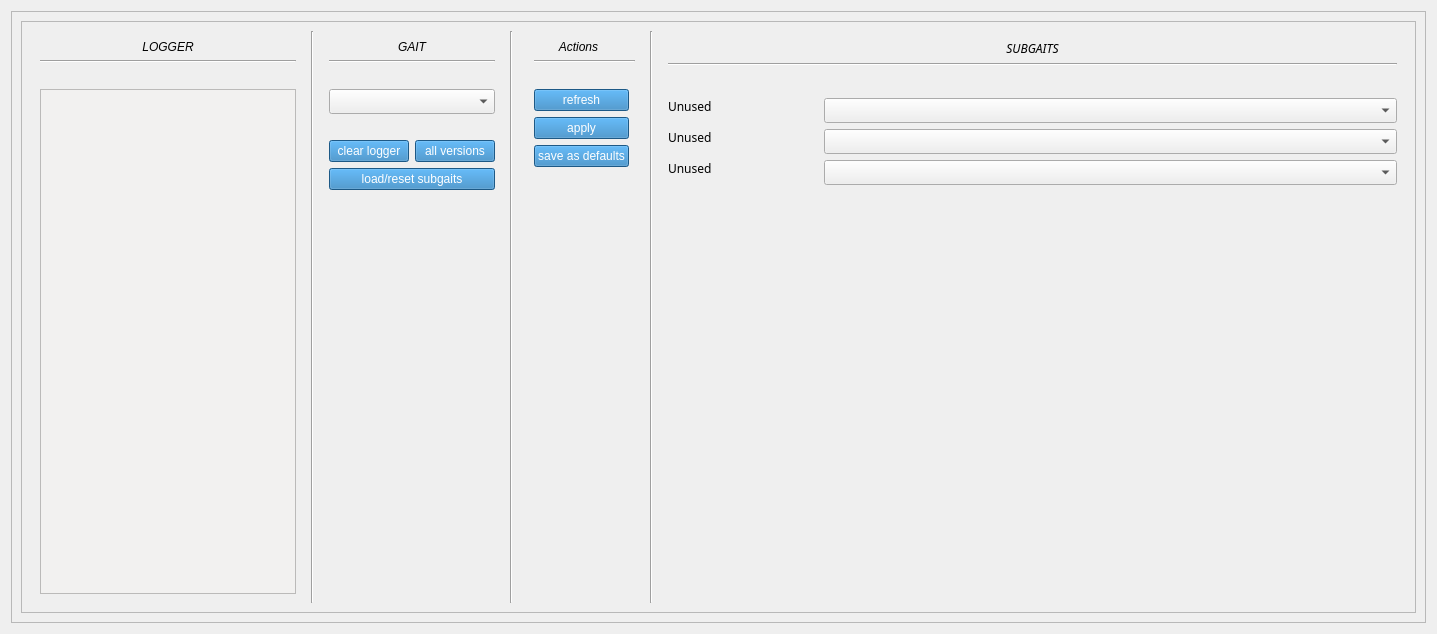
<?xml version="1.0" encoding="UTF-8"?>
<ui version="4.0">
 <class>GaitSelection</class>
 <widget class="QWidget" name="GaitSelection">
  <property name="geometry">
   <rect>
    <x>0</x>
    <y>0</y>
    <width>1437</width>
    <height>634</height>
   </rect>
  </property>
  <property name="maximumSize">
   <size>
    <width>16777215</width>
    <height>16777215</height>
   </size>
  </property>
  <property name="windowTitle">
   <string>March Gait Selection</string>
  </property>
  <property name="styleSheet">
   <string notr="true">QGroupBox {
    border: 1px solid gray;
    margin-top: 0.5em;
}

QGroupBox::title {
    subcontrol-origin: margin;
    left: 10px;
    padding: 0 3px 0 3px;
}</string>
  </property>
  <layout class="QVBoxLayout" name="verticalLayout_2">
   <item>
    <widget class="QFrame" name="Gaits">
     <property name="sizePolicy">
      <sizepolicy hsizetype="Expanding" vsizetype="Expanding">
       <horstretch>0</horstretch>
       <verstretch>0</verstretch>
      </sizepolicy>
     </property>
     <property name="layoutDirection">
      <enum>Qt::LeftToRight</enum>
     </property>
     <property name="autoFillBackground">
      <bool>false</bool>
     </property>
     <property name="frameShape">
      <enum>QFrame::StyledPanel</enum>
     </property>
     <property name="frameShadow">
      <enum>QFrame::Raised</enum>
     </property>
     <layout class="QVBoxLayout" name="HLayout_2" stretch="0">
      <item>
       <widget class="QScrollArea" name="GaitSelectionInterface">
        <property name="enabled">
         <bool>true</bool>
        </property>
        <property name="sizePolicy">
         <sizepolicy hsizetype="Expanding" vsizetype="Expanding">
          <horstretch>0</horstretch>
          <verstretch>0</verstretch>
         </sizepolicy>
        </property>
        <property name="minimumSize">
         <size>
          <width>0</width>
          <height>0</height>
         </size>
        </property>
        <property name="layoutDirection">
         <enum>Qt::LeftToRight</enum>
        </property>
        <property name="autoFillBackground">
         <bool>false</bool>
        </property>
        <property name="widgetResizable">
         <bool>true</bool>
        </property>
        <property name="alignment">
         <set>Qt::AlignCenter</set>
        </property>
        <widget class="QWidget" name="Content">
         <property name="geometry">
          <rect>
           <x>0</x>
           <y>0</y>
           <width>1397</width>
           <height>594</height>
          </rect>
         </property>
         <property name="sizePolicy">
          <sizepolicy hsizetype="Expanding" vsizetype="Expanding">
           <horstretch>0</horstretch>
           <verstretch>0</verstretch>
          </sizepolicy>
         </property>
         <property name="autoFillBackground">
          <bool>true</bool>
         </property>
         <layout class="QGridLayout" name="gridLayout_3">
          <item row="0" column="0">
           <widget class="QFrame" name="LoggerFrame">
            <property name="sizePolicy">
             <sizepolicy hsizetype="Fixed" vsizetype="Preferred">
              <horstretch>0</horstretch>
              <verstretch>0</verstretch>
             </sizepolicy>
            </property>
            <layout class="QVBoxLayout" name="verticalLayout">
             <item>
              <widget class="QLabel" name="LabelLogger">
               <property name="sizePolicy">
                <sizepolicy hsizetype="Expanding" vsizetype="Fixed">
                 <horstretch>0</horstretch>
                 <verstretch>0</verstretch>
                </sizepolicy>
               </property>
               <property name="font">
                <font>
                 <italic>true</italic>
                </font>
               </property>
               <property name="text">
                <string>LOGGER</string>
               </property>
               <property name="alignment">
                <set>Qt::AlignCenter</set>
               </property>
              </widget>
             </item>
             <item>
              <widget class="Line" name="line_4">
               <property name="orientation">
                <enum>Qt::Horizontal</enum>
               </property>
              </widget>
             </item>
             <item>
              <spacer name="horizontalSpacer_2">
               <property name="orientation">
                <enum>Qt::Horizontal</enum>
               </property>
               <property name="sizeHint" stdset="0">
                <size>
                 <width>40</width>
                 <height>20</height>
                </size>
               </property>
              </spacer>
             </item>
             <item>
              <widget class="QPlainTextEdit" name="Log">
               <property name="enabled">
                <bool>false</bool>
               </property>
               <property name="sizePolicy">
                <sizepolicy hsizetype="Fixed" vsizetype="Expanding">
                 <horstretch>0</horstretch>
                 <verstretch>0</verstretch>
                </sizepolicy>
               </property>
               <property name="autoFillBackground">
                <bool>false</bool>
               </property>
               <property name="styleSheet">
                <string notr="true">#Log {
background-color: #F2F1F0
}</string>
               </property>
               <property name="plainText">
                <string/>
               </property>
              </widget>
             </item>
            </layout>
           </widget>
          </item>
          <item row="0" column="4">
           <widget class="QFrame" name="buttonFrame">
            <property name="sizePolicy">
             <sizepolicy hsizetype="Maximum" vsizetype="Preferred">
              <horstretch>0</horstretch>
              <verstretch>0</verstretch>
             </sizepolicy>
            </property>
            <property name="styleSheet">
             <string notr="true">QPushButton{background:  #287cbc}
QPushButton{color:  #FFFFFF}</string>
            </property>
            <layout class="QGridLayout" name="GaitFrame">
             <item row="4" column="1" colspan="2">
              <widget class="QPushButton" name="Apply">
               <property name="sizePolicy">
                <sizepolicy hsizetype="Expanding" vsizetype="Minimum">
                 <horstretch>0</horstretch>
                 <verstretch>0</verstretch>
                </sizepolicy>
               </property>
               <property name="text">
                <string>apply</string>
               </property>
              </widget>
             </item>
             <item row="3" column="1" colspan="2">
              <widget class="QPushButton" name="Refresh">
               <property name="sizePolicy">
                <sizepolicy hsizetype="Expanding" vsizetype="Minimum">
                 <horstretch>0</horstretch>
                 <verstretch>0</verstretch>
                </sizepolicy>
               </property>
               <property name="text">
                <string>refresh</string>
               </property>
              </widget>
             </item>
             <item row="0" column="0" colspan="3">
              <widget class="QLabel" name="Actionlabel">
               <property name="sizePolicy">
                <sizepolicy hsizetype="Minimum" vsizetype="Minimum">
                 <horstretch>0</horstretch>
                 <verstretch>0</verstretch>
                </sizepolicy>
               </property>
               <property name="font">
                <font>
                 <italic>true</italic>
                </font>
               </property>
               <property name="text">
                <string>Actions</string>
               </property>
               <property name="alignment">
                <set>Qt::AlignCenter</set>
               </property>
              </widget>
             </item>
             <item row="5" column="1" colspan="2">
              <widget class="QPushButton" name="SaveDefault">
               <property name="sizePolicy">
                <sizepolicy hsizetype="Expanding" vsizetype="Minimum">
                 <horstretch>0</horstretch>
                 <verstretch>0</verstretch>
                </sizepolicy>
               </property>
               <property name="text">
                <string>save as defaults</string>
               </property>
              </widget>
             </item>
             <item row="6" column="1" colspan="2">
              <spacer name="verticalSpacer_2">
               <property name="orientation">
                <enum>Qt::Vertical</enum>
               </property>
               <property name="sizeHint" stdset="0">
                <size>
                 <width>20</width>
                 <height>40</height>
                </size>
               </property>
              </spacer>
             </item>
             <item row="1" column="1" colspan="3">
              <widget class="Line" name="line_6">
               <property name="orientation">
                <enum>Qt::Horizontal</enum>
               </property>
              </widget>
             </item>
             <item row="2" column="1" colspan="3">
              <spacer name="horizontalSpacer">
               <property name="orientation">
                <enum>Qt::Horizontal</enum>
               </property>
               <property name="sizeHint" stdset="0">
                <size>
                 <width>40</width>
                 <height>20</height>
                </size>
               </property>
              </spacer>
             </item>
            </layout>
           </widget>
          </item>
          <item row="0" column="6">
           <widget class="QFrame" name="SubgaitsFrame">
            <property name="font">
             <font>
              <family>Ubuntu Condensed</family>
             </font>
            </property>
            <layout class="QFormLayout" name="Subgaits">
             <item row="0" column="0" colspan="2">
              <widget class="QLabel" name="LabelSubgait">
               <property name="font">
                <font>
                 <italic>true</italic>
                </font>
               </property>
               <property name="text">
                <string>SUBGAITS</string>
               </property>
               <property name="alignment">
                <set>Qt::AlignCenter</set>
               </property>
              </widget>
             </item>
             <item row="1" column="0" colspan="2">
              <widget class="Line" name="line_7">
               <property name="orientation">
                <enum>Qt::Horizontal</enum>
               </property>
              </widget>
             </item>
             <item row="2" column="0" colspan="2">
              <spacer name="horizontalSpacer_6">
               <property name="orientation">
                <enum>Qt::Horizontal</enum>
               </property>
               <property name="sizeHint" stdset="0">
                <size>
                 <width>40</width>
                 <height>20</height>
                </size>
               </property>
              </spacer>
             </item>
             <item row="3" column="0">
              <widget class="QLabel" name="SubgaitLabel_0">
               <property name="sizePolicy">
                <sizepolicy hsizetype="Preferred" vsizetype="Fixed">
                 <horstretch>0</horstretch>
                 <verstretch>0</verstretch>
                </sizepolicy>
               </property>
               <property name="minimumSize">
                <size>
                 <width>150</width>
                 <height>0</height>
                </size>
               </property>
               <property name="font">
                <font>
                 <family>Ubuntu Light</family>
                </font>
               </property>
               <property name="frameShape">
                <enum>QFrame::NoFrame</enum>
               </property>
               <property name="frameShadow">
                <enum>QFrame::Plain</enum>
               </property>
               <property name="text">
                <string>Unused</string>
               </property>
               <property name="alignment">
                <set>Qt::AlignLeading|Qt::AlignLeft|Qt::AlignTop</set>
               </property>
              </widget>
             </item>
             <item row="3" column="1">
              <widget class="QComboBox" name="SubgaitMenu_0">
               <property name="font">
                <font>
                 <family>Ubuntu Condensed</family>
                </font>
               </property>
               <property name="focusPolicy">
                <enum>Qt::StrongFocus</enum>
               </property>
               <property name="editable">
                <bool>false</bool>
               </property>
              </widget>
             </item>
             <item row="4" column="0">
              <widget class="QLabel" name="SubgaitLabel_1">
               <property name="sizePolicy">
                <sizepolicy hsizetype="Preferred" vsizetype="Fixed">
                 <horstretch>0</horstretch>
                 <verstretch>0</verstretch>
                </sizepolicy>
               </property>
               <property name="minimumSize">
                <size>
                 <width>150</width>
                 <height>0</height>
                </size>
               </property>
               <property name="font">
                <font>
                 <family>Ubuntu Light</family>
                </font>
               </property>
               <property name="frameShape">
                <enum>QFrame::NoFrame</enum>
               </property>
               <property name="frameShadow">
                <enum>QFrame::Plain</enum>
               </property>
               <property name="text">
                <string>Unused</string>
               </property>
               <property name="alignment">
                <set>Qt::AlignLeading|Qt::AlignLeft|Qt::AlignTop</set>
               </property>
              </widget>
             </item>
             <item row="4" column="1">
              <widget class="QComboBox" name="SubgaitMenu_1">
               <property name="font">
                <font>
                 <family>Ubuntu Condensed</family>
                </font>
               </property>
               <property name="focusPolicy">
                <enum>Qt::ClickFocus</enum>
               </property>
              </widget>
             </item>
             <item row="5" column="0">
              <widget class="QLabel" name="SubgaitLabel_2">
               <property name="sizePolicy">
                <sizepolicy hsizetype="Preferred" vsizetype="Fixed">
                 <horstretch>0</horstretch>
                 <verstretch>0</verstretch>
                </sizepolicy>
               </property>
               <property name="minimumSize">
                <size>
                 <width>150</width>
                 <height>0</height>
                </size>
               </property>
               <property name="font">
                <font>
                 <family>Ubuntu Light</family>
                </font>
               </property>
               <property name="frameShape">
                <enum>QFrame::NoFrame</enum>
               </property>
               <property name="frameShadow">
                <enum>QFrame::Plain</enum>
               </property>
               <property name="text">
                <string>Unused</string>
               </property>
               <property name="alignment">
                <set>Qt::AlignLeading|Qt::AlignLeft|Qt::AlignTop</set>
               </property>
              </widget>
             </item>
             <item row="5" column="1">
              <widget class="QComboBox" name="SubgaitMenu_2">
               <property name="font">
                <font>
                 <family>Ubuntu Condensed</family>
                </font>
               </property>
               <property name="focusPolicy">
                <enum>Qt::TabFocus</enum>
               </property>
              </widget>
             </item>
            </layout>
           </widget>
          </item>
          <item row="0" column="5">
           <widget class="Line" name="line_3">
            <property name="orientation">
             <enum>Qt::Vertical</enum>
            </property>
           </widget>
          </item>
          <item row="0" column="1">
           <widget class="Line" name="line">
            <property name="orientation">
             <enum>Qt::Vertical</enum>
            </property>
           </widget>
          </item>
          <item row="0" column="3">
           <widget class="Line" name="line_2">
            <property name="orientation">
             <enum>Qt::Vertical</enum>
            </property>
           </widget>
          </item>
          <item row="0" column="2">
           <widget class="QFrame" name="Gait">
            <property name="sizePolicy">
             <sizepolicy hsizetype="Fixed" vsizetype="Minimum">
              <horstretch>1</horstretch>
              <verstretch>0</verstretch>
             </sizepolicy>
            </property>
            <property name="styleSheet">
             <string notr="true">QPushButton{background:  #287cbc}
QPushButton{color:  #FFFFFF}</string>
            </property>
            <layout class="QGridLayout" name="SelectGaitFrame">
             <property name="sizeConstraint">
              <enum>QLayout::SetDefaultConstraint</enum>
             </property>
             <item row="0" column="0" colspan="7">
              <widget class="QLabel" name="LabelGait">
               <property name="sizePolicy">
                <sizepolicy hsizetype="Minimum" vsizetype="Fixed">
                 <horstretch>0</horstretch>
                 <verstretch>0</verstretch>
                </sizepolicy>
               </property>
               <property name="font">
                <font>
                 <italic>true</italic>
                </font>
               </property>
               <property name="text">
                <string>GAIT</string>
               </property>
               <property name="alignment">
                <set>Qt::AlignCenter</set>
               </property>
              </widget>
             </item>
             <item row="2" column="0" colspan="7">
              <spacer name="horizontalSpacer_3">
               <property name="orientation">
                <enum>Qt::Horizontal</enum>
               </property>
               <property name="sizeHint" stdset="0">
                <size>
                 <width>40</width>
                 <height>20</height>
                </size>
               </property>
              </spacer>
             </item>
             <item row="1" column="0" colspan="7">
              <widget class="Line" name="line_5">
               <property name="orientation">
                <enum>Qt::Horizontal</enum>
               </property>
              </widget>
             </item>
             <item row="5" column="0" colspan="7">
              <spacer name="horizontalSpacer_4">
               <property name="orientation">
                <enum>Qt::Horizontal</enum>
               </property>
               <property name="sizeHint" stdset="0">
                <size>
                 <width>40</width>
                 <height>20</height>
                </size>
               </property>
              </spacer>
             </item>
             <item row="3" column="0" rowspan="2" colspan="7">
              <widget class="QComboBox" name="GaitMenu">
               <property name="enabled">
                <bool>true</bool>
               </property>
               <property name="sizePolicy">
                <sizepolicy hsizetype="Expanding" vsizetype="Expanding">
                 <horstretch>0</horstretch>
                 <verstretch>0</verstretch>
                </sizepolicy>
               </property>
               <property name="font">
                <font>
                 <family>Ubuntu Condensed</family>
                </font>
               </property>
              </widget>
             </item>
             <item row="8" column="4" colspan="3">
              <widget class="QPushButton" name="SeeAllVersions">
               <property name="sizePolicy">
                <sizepolicy hsizetype="Minimum" vsizetype="Minimum">
                 <horstretch>0</horstretch>
                 <verstretch>0</verstretch>
                </sizepolicy>
               </property>
               <property name="text">
                <string>all versions</string>
               </property>
              </widget>
             </item>
             <item row="8" column="0" colspan="4">
              <widget class="QPushButton" name="ClearLogger">
               <property name="sizePolicy">
                <sizepolicy hsizetype="Minimum" vsizetype="Minimum">
                 <horstretch>0</horstretch>
                 <verstretch>0</verstretch>
                </sizepolicy>
               </property>
               <property name="text">
                <string>clear logger</string>
               </property>
              </widget>
             </item>
             <item row="9" column="0" colspan="7">
              <widget class="QPushButton" name="LoadSubgaits">
               <property name="sizePolicy">
                <sizepolicy hsizetype="Minimum" vsizetype="Minimum">
                 <horstretch>0</horstretch>
                 <verstretch>0</verstretch>
                </sizepolicy>
               </property>
               <property name="text">
                <string>load/reset subgaits</string>
               </property>
              </widget>
             </item>
             <item row="10" column="0" colspan="7">
              <spacer name="verticalSpacer">
               <property name="orientation">
                <enum>Qt::Vertical</enum>
               </property>
               <property name="sizeType">
                <enum>QSizePolicy::Expanding</enum>
               </property>
               <property name="sizeHint" stdset="0">
                <size>
                 <width>20</width>
                 <height>40</height>
                </size>
               </property>
              </spacer>
             </item>
            </layout>
           </widget>
          </item>
         </layout>
        </widget>
       </widget>
      </item>
     </layout>
    </widget>
   </item>
  </layout>
 </widget>
 <resources/>
 <connections/>
</ui>
